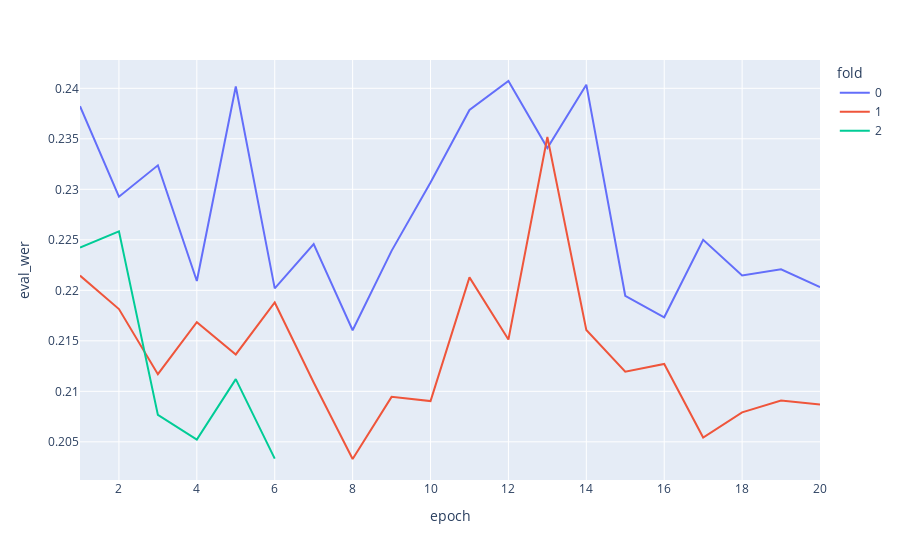

Notebook cell for this chart:
### Code cell
df = pd.DataFrame(log2)
fig = px.line(df, x="epoch", y="eval_loss", color="fold")
fig.show()

### Figure 1 — Plotly figure (JSON) as saved in the notebook; plotly's stock layout.template omitted (floating-point values rounded to 4 significant figures)
{"data": [{"hovertemplate": "fold=0<br>epoch=%{x}<br>eval_wer=%{y}<extra></extra>", "legendgroup": "0", "line": {"color": "#636efa", "dash": "solid"}, "marker": {"symbol": "circle"}, "mode": "lines", "name": "0", "orientation": "v", "showlegend": true, "type": "scatter", "x": [1, 2, 3, 4, 5, 6, 7, 8, 9, 10, 11, 12, 13, 14, 15, 16, 17, 18, 19, 20], "xaxis": "x", "y": [0.2382, 0.2293, 0.2324, 0.2209, 0.2402, 0.2202, 0.2246, 0.216, 0.2239, 0.2307, 0.2379, 0.2407, 0.2341, 0.2404, 0.2195, 0.2173, 0.225, 0.2215, 0.2221, 0.2203], "yaxis": "y"}, {"hovertemplate": "fold=1<br>epoch=%{x}<br>eval_wer=%{y}<extra></extra>", "legendgroup": "1", "line": {"color": "#EF553B", "dash": "solid"}, "marker": {"symbol": "circle"}, "mode": "lines", "name": "1", "orientation": "v", "showlegend": true, "type": "scatter", "x": [1, 2, 3, 4, 5, 6, 7, 8, 9, 10, 11, 12, 13, 14, 15, 16, 17, 18, 19, 20], "xaxis": "x", "y": [0.2215, 0.2181, 0.2117, 0.2168, 0.2137, 0.2188, 0.2109, 0.2033, 0.2095, 0.209, 0.2213, 0.2151, 0.2352, 0.2161, 0.2119, 0.2127, 0.2054, 0.2079, 0.2091, 0.2087], "yaxis": "y"}, {"hovertemplate": "fold=2<br>epoch=%{x}<br>eval_wer=%{y}<extra></extra>", "legendgroup": "2", "line": {"color": "#00cc96", "dash": "solid"}, "marker": {"symbol": "circle"}, "mode": "lines", "name": "2", "orientation": "v", "showlegend": true, "type": "scatter", "x": [1, 2, 3, 4, 5, 6], "xaxis": "x", "y": [0.2242, 0.2258, 0.2077, 0.2052, 0.2112, 0.2033], "yaxis": "y"}], "layout": {"legend": {"title": {"text": "fold"}, "tracegroupgap": 0}, "margin": {"t": 60}, "xaxis": {"anchor": "y", "domain": [0, 1], "title": {"text": "epoch"}}, "yaxis": {"anchor": "x", "domain": [0, 1], "title": {"text": "eval_wer"}}}}
